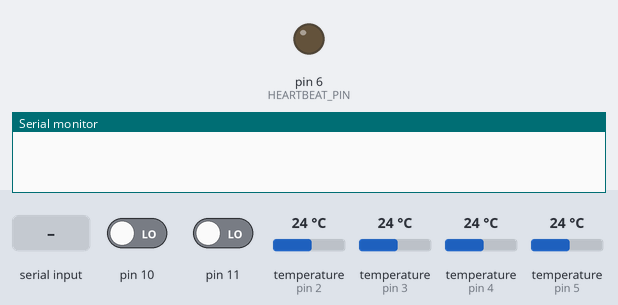
This sketch was run on a simulated Arduino Uno, built with avr-gcc and run on an emulated ATmega328P. Parts: output pins drawn as LEDs (lit = HIGH), the last lines printed to the serial monitor. The inputs (shaded band) are chosen by the test bench; at power-on: pin 10 LOW, pin 11 LOW, temperature (sensors on pin 2, pin 3, pin 4, pin 5) 24 °C.

Above: at 1.2 s.
1.3 s: "1" received over Serial
At 1.7 s:
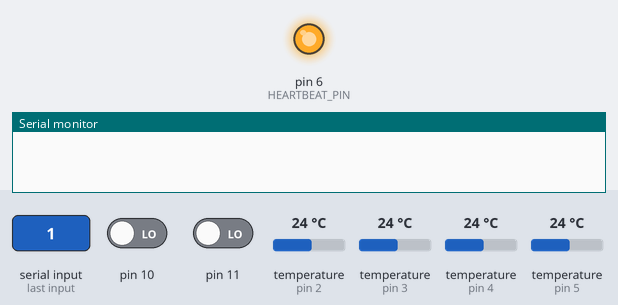
5.8 s: "0" received over Serial
At 9.5 s:
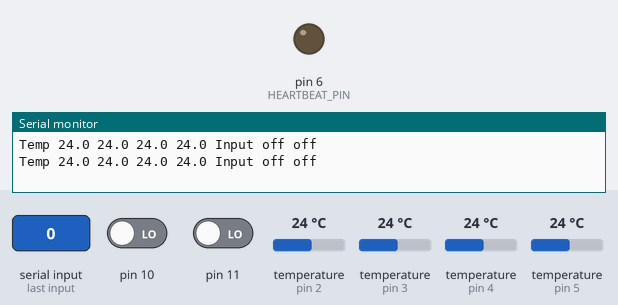
10.3 s: "2" received over Serial
At 11.0 s:
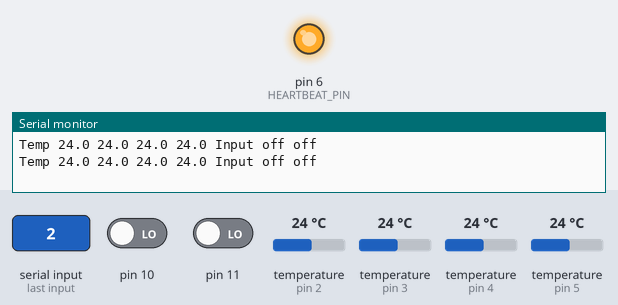
Timing chart, 0 to 14.9 s (numbered marks = the images above; inputs shaded):
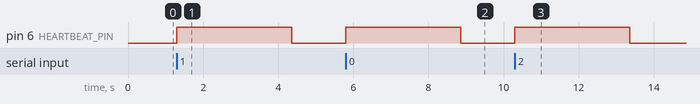

Measured:
- after the input at 1.3 s, pin 6 (HEARTBEAT_PIN): LOW → HIGH at once, → LOW 3.1 s later
- after the input at 5.8 s, pin 6 (HEARTBEAT_PIN): LOW → HIGH at once, → LOW 3.1 s later
- after the input at 10.3 s, pin 6 (HEARTBEAT_PIN): LOW → HIGH at once, → LOW 3.1 s later

The sketch:

heizungs_logger.ino
```cpp
/*
*/

#include <stdint.h>
#include <OneWire.h>
#include <DallasTemperature.h>

#include "firmware/frame.h"


uint8_t FIRST_ONE_WIRE_BUS = 2;
uint8_t ONE_WIRE_PINS = 4;
uint8_t FIRST_INPUT = FIRST_ONE_WIRE_BUS + ONE_WIRE_PINS + 4;
uint8_t INPUT_PINS = 2;
uint8_t HEARTBEAT_PIN = 6;

void setup() {
  Serial.begin(9600);
  while (!Serial) {
    ; // wait for serial port to connect. Needed for Native USB only
  }
  pinMode(FIRST_INPUT, INPUT);
  pinMode(FIRST_INPUT + 1, INPUT);
  pinMode(HEARTBEAT_PIN, OUTPUT);

  //Serial.println("Setup");
}


void loop() {
  // set 1wire pin
  if(Serial.available() == false)
  {
    return;
  }
  digitalWrite(HEARTBEAT_PIN, HIGH);
  Serial.read();

  float temps[ONE_WIRE_PINS] = {};
  bool inputs[INPUT_PINS] = {};

  for(uint8_t offset = 0; offset < ONE_WIRE_PINS; offset++ )
  {
    OneWire oneWire(FIRST_ONE_WIRE_BUS + offset);
    DallasTemperature sensors(&oneWire);
    sensors.requestTemperatures();
    temps[offset] = sensors.getTempCByIndex(0);
  }
  for(uint8_t offset = 0; offset < INPUT_PINS; offset++)
  {
    int inputState = digitalRead(FIRST_INPUT + offset);
    inputs[offset] = inputState == HIGH;
  }

  char frame[128];
  hlog::formatFrame(frame, sizeof(frame), temps, ONE_WIRE_PINS, inputs, INPUT_PINS, 1);
  Serial.print(frame);
  digitalWrite(HEARTBEAT_PIN, LOW);

  // reset
  // skip
  // start conversion 0x44
  // sleep 1 second
  // reset
  // init read 0xbe
  // read 10 bytes 8 byte CRC + 2 bytes raw


}
```

frame.h
```cpp
#ifndef HLOG_FRAME_H
#define HLOG_FRAME_H

#include <stddef.h>
#include <stdint.h>

namespace hlog {

// Formats one device frame, including the trailing newline:
//
//   Temp <t0> <t1> ... Input <on|off> ...
//
// Fields are single-space separated and the temperature count is explicit, so
// the same code emits the 4-sensor (v1a) and 6-sensor (v1b) shapes. Returns the
// number of bytes written, excluding the terminating NUL, or 0 when `cap` is 0.
// Output is truncated safely and always NUL-terminated.
size_t formatFrame(char* out, size_t cap, const float* temps, uint8_t tempCount,
                   const bool* inputs, uint8_t inputCount, uint8_t decimals = 1);

}  // namespace hlog

#endif  // HLOG_FRAME_H
```
